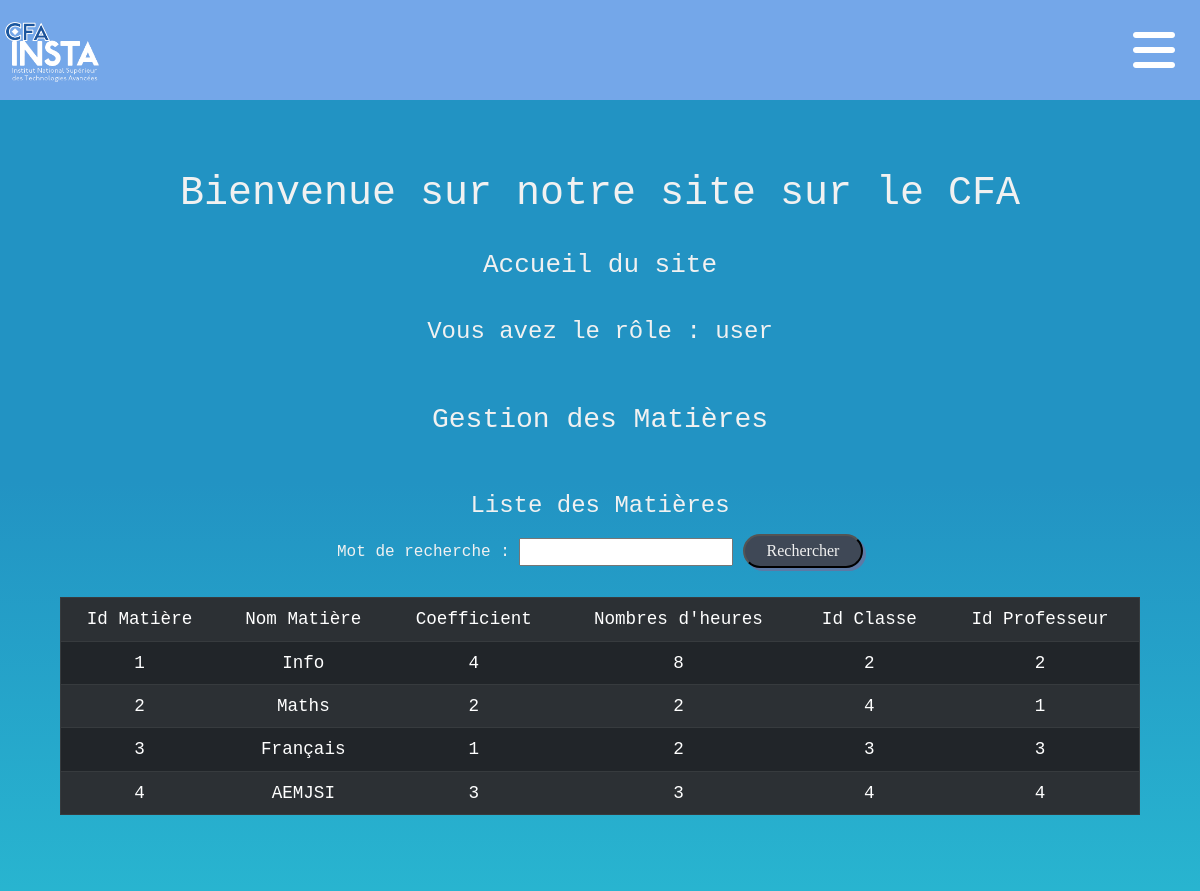
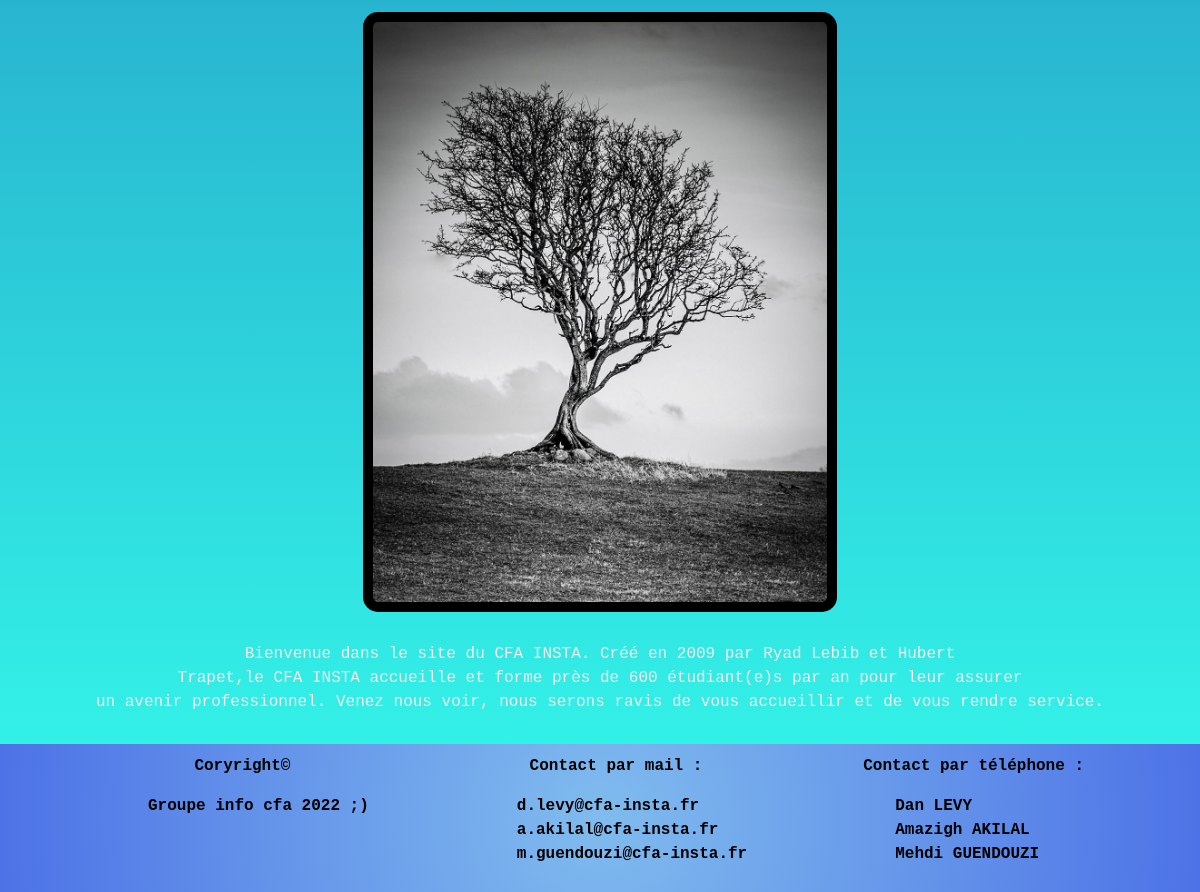
The page /home.php?page=4 (signed in) on the database its author committed (2 pictures, top to bottom).
### tables this page shows
create table matiere(
    idmatiere int(3) not null auto_increment,
    nomMatiere varchar(50) not null,
    coef int(2) not null,
    nbHeures int(3) not null,
    idclasse int(3) not null,
    idprofesseur int(3) not null,
    primary key (idmatiere),
    foreign key(idclasse) references classe(idclasse),
    foreign key(idprofesseur) references professeur(idprofesseur)
);

### fonctions/fonctions.php (called while the page is built, shortened)
<?php
     function connexion ()
     {
        $con = mysqli_connect("localhost", "root", "", "groupe_cfa_250");
         return $con;
     }
function selectAllMatieres (){
    $requete = "select * from matiere; ";
    $con = connexion();
    if ($con){
        $lesMatieres = mysqli_query($con, $requete);
    }
    else{
        return null;
    }
    return $lesMatieres;
}
?>

### vues/vue_les_matieres.php (the view, shortened to what this page needs)
<h4> Liste des Matières </h4>
<form method="post" action="">
    Mot de recherche :
    <input type="text" name="mot">
    <input class="boutonP" type="submit" name="Rechercher" value="Rechercher">
</form>
<br />
<div style="width: 90%">
    <table class="table table-hover table-striped table-dark table_inline_flex" border="1">
        <tr>
            <td class="text-center align-midlle"> Id Matière</td>
            <td class="text-center align-midlle"> Nom Matière</td>
            <td class="text-center align-midlle"> Coefficient </td>
            <td class="text-center align-midlle"> Nombres d'heures</td>
            <td class="text-center align-midlle"> Id Classe</td>
            <td class="text-center align-midlle"> Id Professeur</td>
        </tr>
        <?php
        foreach ($lesMatieres as $uneMatiere) {
            echo "<tr>";
            echo "<td class='text-center align-middle'>" . $uneMatiere['idmatiere'] . "</td>";
            echo "<td class='text-center align-middle'>" . $uneMatiere['nomMatiere'] . "</td>";
            echo "<td class='text-center align-middle'>" . $uneMatiere['coef'] . "</td>";
            echo "<td class='text-center align-middle'>" . $uneMatiere['nbHeures'] . "</td>";
            echo "<td class='text-center align-middle'>" . $uneMatiere['idclasse'] . "</td>";
            echo "<td class='text-center align-middle'>" . $uneMatiere['idprofesseur'] . "</td>";
            echo "</tr>";
        }
        ?>
    </table>
</div> <br />

### style1.css (style rules this page uses)
* { margin: 0; padding: 0; }
body { background: linear-gradient(180deg, rgba(34, 147, 195, 1) 27%, rgba(45, 253, 235, 0.9626225490196079) 100%); background-size: cover; color: #F1F1F1; background-repeat: no-repeat; font-family: 'Roboto Mono', monospace; min-width: 360px; height: 100%; }
@media all and (min-width: 1036px) { .table_inline_flex { margin-right: 50px; font-size: 1.1em; } }
.boutonP { margin: 5px 0; border-radius: 30px; font-family: fantasy; background-color: #3F4856; color: #F1F1F1; width: 120px; padding: 3px; box-shadow: 3px 3px #5D79A5; }

### rows shown on the page
matiere: idmatiere "1", nomMatiere "Info", coef "4", nbHeures "8", idclasse "2", idprofesseur "2"
matiere: idmatiere "2", nomMatiere "Maths", coef "2", nbHeures "2", idclasse "4", idprofesseur "1"
matiere: idmatiere "3", nomMatiere "Français", coef "1", nbHeures "2", idclasse "3", idprofesseur "3"
matiere: idmatiere "4", nomMatiere "AEMJSI", coef "3", nbHeures "3", idclasse "4", idprofesseur "4"

### other values the page prints
$_SESSION['role'] "user"
